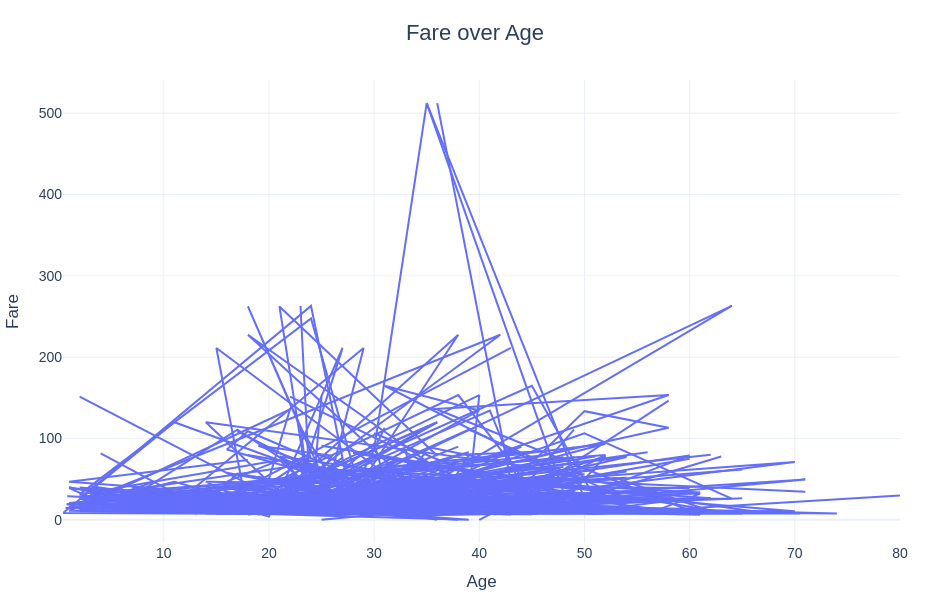

The notebook cell this image was saved under:
### Code cell
viz.line_plot("Age", "Fare").show()

### Figure 1 — Plotly figure (JSON) as saved in the notebook; plotly's stock layout.template omitted (floating-point values rounded to 4 significant figures; data arrays with more than 128 entries replaced by an {"elided": "..."} marker saying what was removed)
{"data": [{"hovertemplate": "Age=%{x}<br>Fare=%{y}<extra></extra>", "legendgroup": "", "line": {"color": "#636efa", "dash": "solid"}, "marker": {"symbol": "circle"}, "mode": "lines", "name": "", "orientation": "v", "showlegend": false, "type": "scatter", "x": {"elided": "891 float values"}, "xaxis": "x", "y": {"elided": "891 float values"}, "yaxis": "y"}], "layout": {"font": {"family": "Arial", "size": 14}, "height": 600, "legend": {"title": {"text": ""}, "tracegroupgap": 0}, "margin": {"b": 50, "l": 50, "r": 50, "t": 80}, "title": {"font": {"size": 22}, "text": "Fare over Age", "x": 0.5, "xanchor": "center"}, "width": 950, "xaxis": {"anchor": "y", "domain": [0, 1], "title": {"text": "Age"}}, "yaxis": {"anchor": "x", "domain": [0, 1], "title": {"text": "Fare"}}}}
